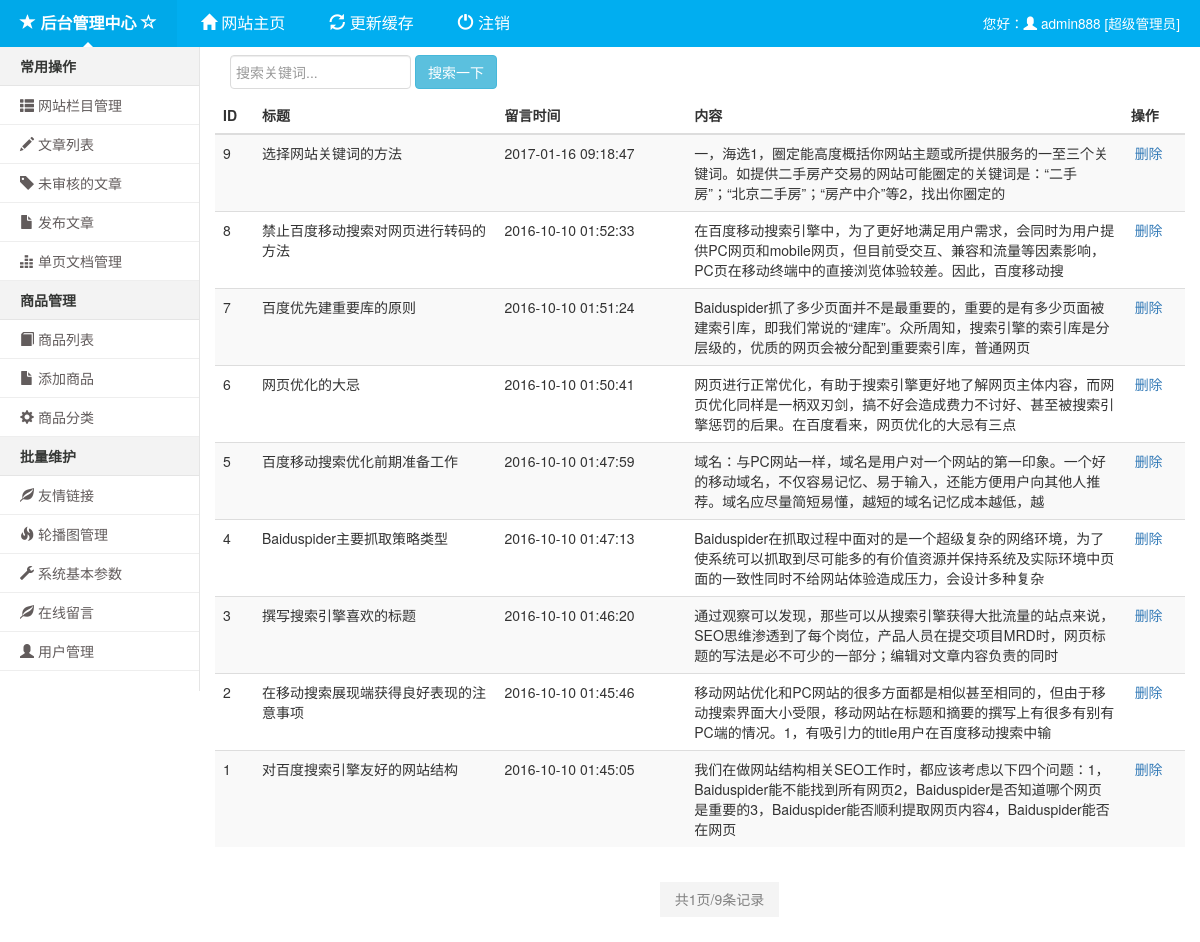
/fladmin/guestbook_list.php (signed in), run on the app's committed database.
### tables this page shows
CREATE TABLE `fl_guestbook` (
  `id` int(11) NOT NULL AUTO_INCREMENT,
  `title` varchar(150) NOT NULL DEFAULT '' COMMENT '标题',
  `addtime` int(11) DEFAULT '0' COMMENT '添加时间',
  `msg` varchar(255) NOT NULL DEFAULT '' COMMENT '描述',
  `status` tinyint(1) DEFAULT '0' COMMENT '是否阅读，默认0未阅读',
  `name` varchar(30) DEFAULT '' COMMENT '姓名',
  `phone` char(11) DEFAULT '' COMMENT '电话',
  `email` varchar(60) DEFAULT '' COMMENT '邮箱',
  PRIMARY KEY (`id`)
);

### class/db.class.php (called while the page is built, shortened)
<?php
class db
{
    private $link_id;
    public function __construct()
    {
        $port      = DB_PORT;
        $localhost = $port ? DB_HOST.':'.$port : DB_HOST;
    }
    public function where($param)
    {
        $We=$limit=$order=$like='';
        if(isset($param))
        {
            if(isset($param['limit']))
            {
                $limit=' LIMIT '.$param['limit'];
            }
            if(isset($param['order']))
            {
                $order=' ORDER BY '.$param['order'];
            }
        }
        return $We.' '.$like.' '.$order.' '.$limit;
    }
    public function count($tab,$param)
    {
        $We = $this->where($param);
        $sql="SELECT count(1) FROM ".DB_PRE."$tab $We";
        $result=$this->query($sql);
        $data = mysql_fetch_row($result);
        return $data['0'];
    }
    public function select($tab ,$param ,$field='*')
    {
        $arr = array();
        $force = '';
        $sqlStr = $this->where($param);
        $sql    = "SELECT $field FROM ".DB_PRE."$tab $force $sqlStr";
        $result = $this->query($sql);
        while(!!$a = mysql_fetch_assoc($result))
        {
			foreach ($a as $key => $value)
			{
                $a[$key] = stripslashes($value);
            }
            $arr[] = $a;
        }
        return $arr;
    }
	private function connect($dbhost, $dbuser, $dbpw, $dbname, $pconnect = 0,$charset='utf8')
    {
		if( $pconnect==0 )
        {
			$this->link_id = @mysqli_connect($dbhost, $dbuser, $dbpw, true);
			if(!$this->link_id)
            {
				$this->halt("数据库连接失败");
			}
		}
        else
        {
			$this->link_id = @mysql_pconnect($dbhost, $dbuser, $dbpw);
		}
	}
    public function query($sql)
    {
        $query = mysql_query($sql,$this->link_id);
        return $query;
    }
	public function microtime_float()
    {
		list($usec, $sec) = explode(" ", microtime());
		return ((float)$usec + (float)$sec);
	}
}
?>

### fladmin/guestbook_list.php (the view, shortened to what this page needs)
<?php
require '../common/config.php';$db = new db();
$where['where'] = array();
$page = 1;$pagesize = 15;
$counts = $db->count("guestbook",$where);
$posts = pageList('guestbook',$where,'id desc',$page,$pagesize);
?>
<!DOCTYPE html><html><head><title>留言列表_<?php echo CMS_WEBNAME; ?>后台管理</title><?php include 'header.php'; ?>
<div class="container-fluid">
<div class="row">
<div class="col-sm-3 col-md-2 sidebar"><?php include 'leftmenu.php'; ?></div>
<div class="col-sm-9 col-md-10 rightbox"><div id="mainbox">
<form id="searcharc" class="navbar-form" action="guestbook_list.php" method="get">
<div class="form-group"><input type="text" name="keyword" id="keyword" class="form-control required" placeholder="搜索关键词..."></div>
<button type="submit" class="btn btn-info" value="Submit">搜索一下</button></form>
<div class="table-responsive">
<table class="table table-striped table-hover">
  <thead>
	<tr>
	  <th>ID</th>
	  <th width=25%>标题</th>
	  <th>留言时间</th>
	  <th width=45%>内容</th><th>操作</th>
	</tr>
  </thead>
  <tbody>
  <?php if(!empty($posts)){foreach($posts as $row){ ?>
	<tr>
	  <td><?php echo $row["id"]; ?></td>
	  <td><?php echo $row["title"]; ?></td>
	  <td><?php echo date('Y-m-d H:i:s',$row["addtime"]); ?></td>
	  <td><?php echo $row["msg"]; ?></td><td>&nbsp;<a onclick="confirmbox('guestbook_list.php?delid=<?php echo $row["id"]; ?>','确定删除吗')" href="javascript:;">删除</a></td>
	</tr>
  <?php }} ?>
  </tbody>
</table>
</div>
<div class="pages"><ul><?php echo dynamiclistnav(array("url"=>$_SERVER['REQUEST_URI'],"pagenow"=>$page,"counts"=>$counts,"pagesize"=>$pagesize)); ?></ul><div class="cl"></div></div>
</div></div></div></div>
</body></html>

### css/admin.css (style rules this page uses)
.sidebar { background-color:#fff;border-right:1px solid #e5e5e5;padding:0 }
input[type="text"],input[type="password"] { padding:4px 5px;vertical-align:middle;border:1px solid #DBDBDB; }
.page,.pages { text-align:center;padding:15px 0px; }

### data on the page
fl_guestbook: id "9", title "选择网站关键词的方法", addtime "2017-01-16 09:18:47", msg "一，海选1，圈定能高度概括你网站主题或所提供服务的一至三个关键词。如提供二手房产交易的网站可能圈定的关键词是：“二手房”；“北京二手房”；“房产中介”等2，找出你圈定的"
fl_guestbook: id "8", title "禁止百度移动搜索对网页进行转码的方法", addtime "2016-10-10 01:52:33", msg "在百度移动搜索引擎中，为了更好地满足用户需求，会同时为用户提供PC网页和mobile网页，但目前受交互、兼容和流量等因素影响，PC页在移动终端中的直接浏览体验较差。因此，百度移动搜"
fl_guestbook: id "7", title "百度优先建重要库的原则", addtime "2016-10-10 01:51:24", msg "Baiduspider抓了多少页面并不是最重要的，重要的是有多少页面被建索引库，即我们常说的“建库”。众所周知，搜索引擎的索引库是分层级的，优质的网页会被分配到重要索引库，普通网页"
fl_guestbook: id "6", title "网页优化的大忌", addtime "2016-10-10 01:50:41", msg "网页进行正常优化，有助于搜索引擎更好地了解网页主体内容，而网页优化同样是一柄双刃剑，搞不好会造成费力不讨好、甚至被搜索引擎惩罚的后果。在百度看来，网页优化的大忌有三点"
fl_guestbook: id "5", title "百度移动搜索优化前期准备工作", addtime "2016-10-10 01:47:59", msg "域名：与PC网站一样，域名是用户对一个网站的第一印象。一个好的移动域名，不仅容易记忆、易于输入，还能方便用户向其他人推荐。域名应尽量简短易懂，越短的域名记忆成本越低，越"
fl_guestbook: id "4", title "Baiduspider主要抓取策略类型", addtime "2016-10-10 01:47:13", msg "Baiduspider在抓取过程中面对的是一个超级复杂的网络环境，为了使系统可以抓取到尽可能多的有价值资源并保持系统及实际环境中页面的一致性同时不给网站体验造成压力，会设计多种复杂"
fl_guestbook: id "3", title "撰写搜索引擎喜欢的标题", addtime "2016-10-10 01:46:20", msg "通过观察可以发现，那些可以从搜索引擎获得大批流量的站点来说，SEO思维渗透到了每个岗位，产品人员在提交项目MRD时，网页标题的写法是必不可少的一部分；编辑对文章内容负责的同时"
fl_guestbook: id "2", title "在移动搜索展现端获得良好表现的注意事项", addtime "2016-10-10 01:45:46", msg "移动网站优化和PC网站的很多方面都是相似甚至相同的，但由于移动搜索界面大小受限，移动网站在标题和摘要的撰写上有很多有别有PC端的情况。1，有吸引力的title用户在百度移动搜索中输"
fl_guestbook: id "1", title "对百度搜索引擎友好的网站结构", addtime "2016-10-10 01:45:05", msg "我们在做网站结构相关SEO工作时，都应该考虑以下四个问题：1，Baiduspider能不能找到所有网页2，Baiduspider是否知道哪个网页是重要的3，Baiduspider能否顺利提取网页内容4，Baiduspider能否在网页"

### other printed values
$_SESSION['admin_user_info']['username'] "admin888"
$_SESSION['admin_user_info']['rolename'] "超级管理员"
$counts "9"
